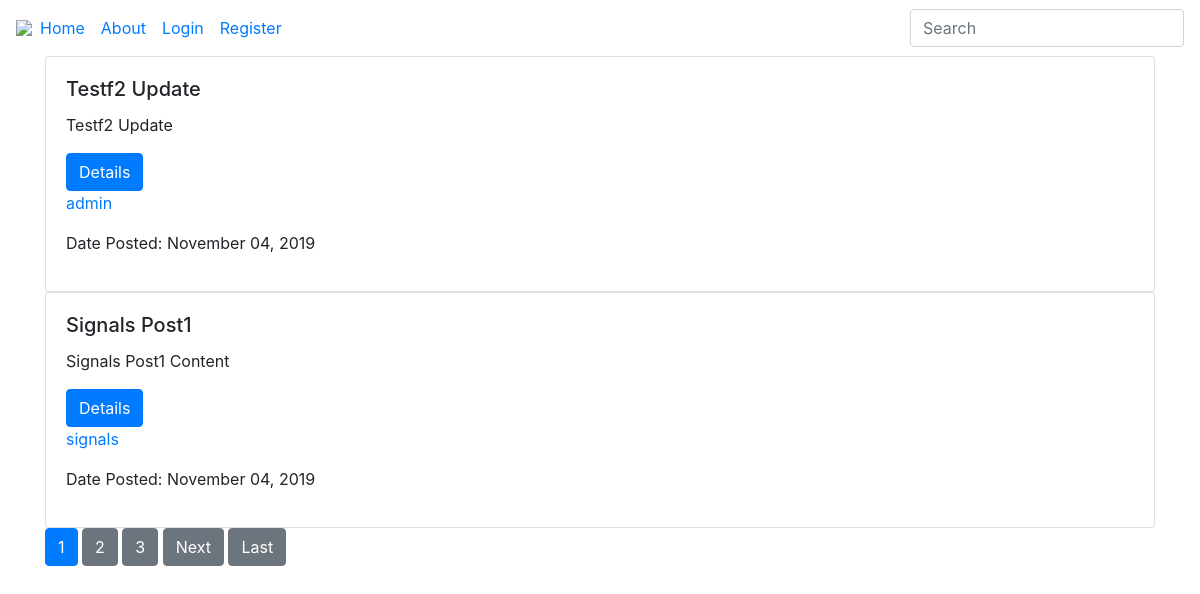
Screenshot of /blog/ with the database file from the repository.
### blog/models.py (models this page shows, shortened)
class Post(models.Model):
    title = models.CharField(max_length=100)
    content = models.TextField()
    date_posted = models.DateTimeField(default=timezone.now)
    author = models.ForeignKey(User, on_delete=models.CASCADE)

### blog/views.py (the view)
# urls.py: path('', PostListView.as_view(), name='blog-home'),
class PostListView(ListView):
    model = Post
    template_name = 'blog/home.html' # convention if not overwritten "app/model_type.html" (i.e. blog/post_list.html)
    context_object_name = 'posts'
    ordering = ['date_posted']
    paginate_by = 2

### blog/templates/blog/home.html (shortened to what this page needs)
{% extends "blog/base.html" %}
{% block content %}
    {% for post in posts %}
    <div class="card">
        <div class="card-body">
            <h5 class="card-title">{{post.title}}</h5>
            <p class="card-text">{{post.content}}</p>
            <a href="{% url 'post-detail' post.id %}" class="btn btn-primary">Details</a>
            <p><a href="{% url 'user-posts' post.author.username %}">{{post.author}}</a></p>
            <p>Date Posted: {{post.date_posted|date:"F d, Y"}}</p>
        </div>
    </div>
    {% endfor %}
    {% if is_paginated %}
        {% for num in page_obj.paginator.page_range %}
            {% if page_obj.number == num %}
            <a class="btn btn-primary" href="?page={{num}}">{{num}}</a>
            {% elif num > page_obj.number|add:'-3' and num < page_obj.number|add:'3' %}
                <a class="btn btn-secondary" href="?page={{num}}">{{num}}</a>
            {% endif %}
        {% endfor %}
        {% if page_obj.has_next %}
            <a class="btn btn-secondary" href="?page={{page_obj.next_page_number}}">Next</a>
            <a class="btn btn-secondary" href="?page={{page_obj.paginator.num_pages}}">Last</a>
        {% endif %}
    {% endif %}
{% endblock content %}

### blog/templates/blog/base.html (shortened to what this page needs)
{% load static %}
<!doctype html>
<html lang="en">
  <head>
    <link rel="stylesheet" href="https://stackpath.bootstrapcdn.com/bootstrap/4.3.1/css/bootstrap.min.css">
    <link rel="stylesheet" href="{% static 'blog/style.css' %}">
  </head>
  <body>
    <nav class="navbar navbar-expand-lg ">
        <img src="https://www.freestyle.abbott/content/dam/adc/freestylelibreca/images/logo.png" />
        <div class="collapse navbar-collapse" id="navbarsExample05">
            <ul class="navbar-nav mr-auto">
            <li class="nav-item">
                <a class="nav-link" href="{% url 'blog-home'%}">Home <span class="sr-only">(current)</span></a>
            </li>
            <li class="nav-item">
                <a class="nav-link" href="{% url 'blog-about'%}">About</a>
            </li>
            {% if user.is_authenticated %}
            <li class="nav-item">
                    <a href="{% url 'post-create' %}" class="btn btn-primary">Create New Post</a>
            </li>
            <li class="nav-item">
                <a class="nav-link" href="{% url 'users-profile'%}">Profile</a>
            </li>
            <li class="nav-item">
                <a class="nav-link" href="{% url 'users-logout'%}">Logout</a>
            </li>
            {% else %}
            <li class="nav-item">
                <a class="nav-link" href="{% url 'users-login'%}">Login</a>
            </li>
            <li class="nav-item">
                <a class="nav-link" href="{% url 'users-register'%}">Register</a>
            </li>
            {% endif %}
            </ul>
            <form class="form-inline my-2 my-md-0">
            <input class="form-control" type="text" placeholder="Search">
            </form>
        </div>
    </nav>
    <div class="container">
    {% block content %} {% endblock %}
    </div>
  </body>
</html>

### rows the page displays
Post: title "Testf2 Update", content "Testf2 Update", author "admin", date_posted "November 04, 2019"
Post: title "Signals Post1", content "Signals Post1 Content", author "signals", date_posted "November 04, 2019"

### other values shown
{{ num }} "1"
{{ num }} "2" "3"
